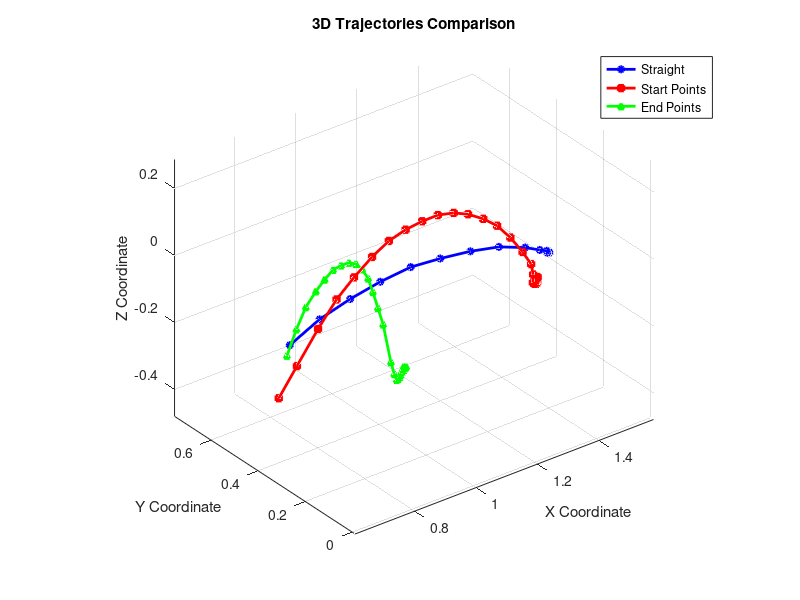

The MATLAB source for this figure:
% Clear workspace
clear; close all; clc;

% Define the three trajectories
straight_points = [
    0.4279884444464994, -0.1746798996116027, 1.568000078201294;
    0.4265510554191002, -0.17991977087543437, 1.5690001249313354;
    0.42872592109038066, -0.18255533583991224, 1.5770000219345093;
    0.4279103626678711, -0.18220806376142526, 1.5740001201629639;
    0.4289977955035113, -0.18439039588268855, 1.5780000686645508;
    0.43044499529240465, -0.18083713194696463, 1.5770000219345093;
    0.4290802375917039, -0.17683826204150346, 1.5720000267028809;
    0.422298590396492, -0.1599191602701786, 1.5410001277923584;
    0.4139841870162245, -0.13001306118701375, 1.4870001077651978;
    0.40299932029149654, -0.08992203833672485, 1.3930000066757202;
    0.3938018672413819, -0.06374391891419903, 1.2930001020431519;
    0.38870227376308447, -0.047036621352387446, 1.1910001039505005;
    0.38650511179378294, -0.03721193408432341, 1.093000054359436;
    0.38431212574099216, -0.04458155246249225, 0.9920000433921814;
    0.3829495711757543, -0.06056452333789792, 0.893000066280365;
    0.382423758311197, -0.08575056237625335, 0.7930000424385071;
    0.38530662099667357, -0.13099419313623906, 0.6980000138282776
];

normal_points = [
    0.3813759675130116, -0.211090028856554, 1.499000072479248;
    0.3783601251117049, -0.20632792763564, 1.5000001192092896;
    0.37597153265826677, -0.20428422811507022, 1.4970000982284546;
    0.3770989259976714, -0.20564016858741152, 1.4950001239776611;
    0.37146295095773024, -0.2052275098789806, 1.4920001029968262;
    0.370965017790335, -0.20982265174481735, 1.4900001287460327;
    0.37196088412512546, -0.21526924324256963, 1.4940000772476196;
    0.3710888843787766, -0.21706210640656776, 1.4840000867843628;
    0.370965017790335, -0.21956313615608594, 1.4900001287460327;
    0.36972014035257944, -0.21720836406237332, 1.4850000143051147;
    0.36958851460278375, -0.21135347221804376, 1.4780000448226929;
    0.36983858616860277, -0.18732504214429008, 1.4790000915527344;
    0.36783810307043263, -0.15265481979082815, 1.471000075340271;
    0.3572716627701404, -0.0988872164130527, 1.4350000619888306;
    0.35440740467271664, -0.039836994560671316, 1.3930000066757202;
    0.35350667071354563, 0.011394138786217064, 1.349000096321106;
    0.3458018308733619, 0.05339004772172672, 1.2980000972747803;
    0.34118215668840796, 0.08783489110481583, 1.2450000047683716;
    0.3381841254846946, 0.1104397304029594, 1.196000099182129;
    0.33382631149522457, 0.12525160909075392, 1.1410000324249268;
    0.3298766334770296, 0.12761414242731584, 1.0870000123977661;
    0.3260521498735219, 0.12428901123141033, 1.03000009059906;
    0.3242512635262271, 0.1111642751536246, 0.9740000367164612;
    0.3226204505891461, 0.08376875648478331, 0.9180000424385071;
    0.3198668810956269, 0.04552168341157566, 0.8570000529289246;
    0.32079451377705404, -0.0010889573197640382, 0.8010000586509705;
    0.317284639877861, -0.06532972702468177, 0.7380000352859497;
    0.3143894354849113, -0.14988498730424704, 0.6670000553131104;
    0.3120609739270586, -0.22333180338634329, 0.6060000061988831
];

exaggerated_points = [
    0.33569676135070603, -0.2934766778970152, 1.0390000343322754;
    0.33537368876243845, -0.2920632955002696, 1.0380001068115234;
    0.33618100253192895, -0.2929117637684227, 1.037000060081482;
    0.33537368876243845, -0.2943251798371078, 1.0380001068115234;
    0.3358568012852504, -0.29150052688066436, 1.0360000133514404;
    0.33731142740573244, -0.291781911190467, 1.037000060081482;
    0.33666088340358763, -0.2934745231667423, 1.0350000858306885;
    0.33681002243427227, -0.29037505672556646, 1.0320000648498535;
    0.337789128122609, -0.29121917611291803, 1.0350000858306885;
    0.33520843743788775, -0.2931909596760129, 1.034000039100647;
    0.33713636505978956, -0.29628387922323945, 1.0329999923706055;
    0.3360103006254994, -0.29966036226119547, 1.0329999923706055;
    0.3369526208706615, -0.296257754801604, 1.0290000438690186;
    0.3369526208706615, -0.30298457226499315, 1.0290000438690186;
    0.33610303243012324, -0.3045616829767753, 1.0230000019073486;
    0.3365589313392803, -0.3128656214122981, 1.0210000276565552;
    0.3365589313392803, -0.31620288114182016, 1.0210000276565552;
    0.335026096185018, -0.3192438004829882, 1.0130000114440918;
    0.3346953935098345, -0.3211339046676626, 1.0120000839233398;
    0.3341394840190758, -0.3195472763485941, 1.0070000886917114;
    0.3365132959426409, -0.3012838701398533, 1.0010000467300415;
    0.34174490271602237, -0.2656039090085472, 0.9940000176429749;
    0.3342361512642703, -0.1387578870497165, 0.9630000591278076;
    0.3317578565932159, -0.08150834706196265, 0.9440000653266907;
    0.332204460341179, -0.02856111733845616, 0.9280000329017639;
    0.33280630262548544, 0.016664272888746213, 0.9130000472068787;
    0.33367676910276817, 0.05040917545272179, 0.8940000534057617;
    0.3351696779571397, 0.07221817201390153, 0.8750000596046448;
    0.33471832505193466, 0.08424418213140611, 0.8520000576972961;
    0.33571483216483694, 0.0844753727548085, 0.8270000219345093;
    0.33822701402043887, 0.07852425045990288, 0.8030000329017639;
    0.337415968283797, 0.05974269928744243, 0.7750000357627869;
    0.3395224305516489, 0.033212071730614676, 0.7480000257492065;
    0.3418648128064842, -0.004099558947685379, 0.7170000076293945;
    0.34253871651431206, -0.06006655768259478, 0.687000036239624;
    0.349029948303231, -0.13269260280213294, 0.6610000133514404
];

% Create figure for 3D visualization
figure;

% Plot all trajectories in 3D
hold on; grid on;

% Plot Straight trajectory
plot3(straight_points(:,3), straight_points(:,1), straight_points(:,2), ...
      'b-o', 'LineWidth', 2, 'MarkerSize', 4, 'MarkerFaceColor', 'b');

% Plot Normal trajectory
plot3(normal_points(:,3), normal_points(:,1), normal_points(:,2), ...
      'r-s', 'LineWidth', 2, 'MarkerSize', 4, 'MarkerFaceColor', 'r');

% Plot Exaggerated trajectory
plot3(exaggerated_points(:,3), exaggerated_points(:,1), exaggerated_points(:,2), ...
      'g-^', 'LineWidth', 2, 'MarkerSize', 4, 'MarkerFaceColor', 'g');

xlabel('X Coordinate');
ylabel('Y Coordinate');
zlabel('Z Coordinate');
title('3D Trajectories Comparison');
legend('Straight', 'Start Points', 'End Points', 'Normal', 'Exaggerated', ...
       'Location', 'best');
axis equal;
view(3);
rotate3d on;
